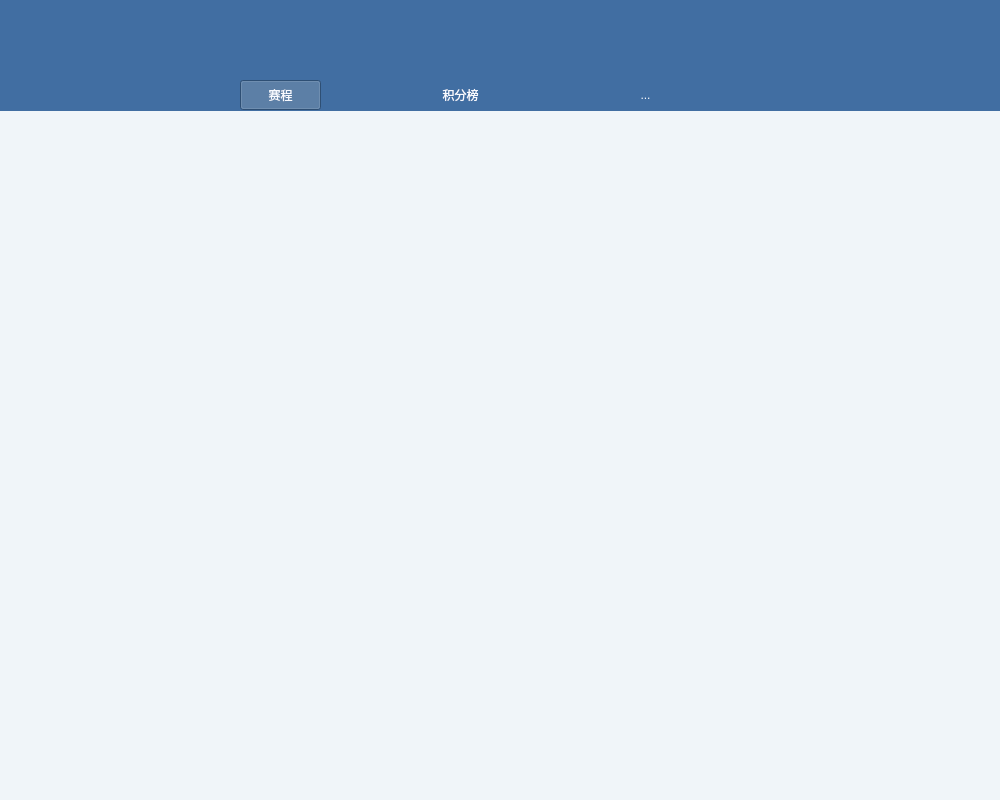
<?xml version="1.0" encoding="UTF-8"?>
<ui version="4.0">
 <class>ManagerWindow</class>
 <widget class="QMainWindow" name="ManagerWindow">
  <property name="geometry">
   <rect>
    <x>0</x>
    <y>0</y>
    <width>1000</width>
    <height>800</height>
   </rect>
  </property>
  <property name="windowTitle">
   <string>世界杯数据管理</string>
  </property>
  <property name="windowIcon">
   <iconset resource="resourse.qrc">
    <normaloff>:/new/prefix1/icon.ico</normaloff>:/new/prefix1/icon.ico</iconset>
  </property>
  <property name="styleSheet">
   <string notr="true">background-color: rgb(240, 245, 249);</string>
  </property>
  <property name="iconSize">
   <size>
    <width>100</width>
    <height>100</height>
   </size>
  </property>
  <widget class="QWidget" name="centralwidget">
   <widget class="QLabel" name="label">
    <property name="geometry">
     <rect>
      <x>0</x>
      <y>0</y>
      <width>1011</width>
      <height>111</height>
     </rect>
    </property>
    <property name="styleSheet">
     <string notr="true">background-color: rgb(65, 110, 162);</string>
    </property>
    <property name="text">
     <string/>
    </property>
   </widget>
   <widget class="QPushButton" name="score">
    <property name="geometry">
     <rect>
      <x>420</x>
      <y>80</y>
      <width>81</width>
      <height>30</height>
     </rect>
    </property>
    <property name="cursor">
     <cursorShape>PointingHandCursor</cursorShape>
    </property>
    <property name="styleSheet">
     <string notr="true">background-color: rgb(65, 110, 162);
font: 12pt &quot;黑体&quot;;
color: rgb(248, 250, 255);</string>
    </property>
    <property name="text">
     <string>积分榜</string>
    </property>
    <property name="checkable">
     <bool>true</bool>
    </property>
    <property name="flat">
     <bool>true</bool>
    </property>
   </widget>
   <widget class="QPushButton" name="matchDays">
    <property name="geometry">
     <rect>
      <x>240</x>
      <y>80</y>
      <width>81</width>
      <height>30</height>
     </rect>
    </property>
    <property name="cursor">
     <cursorShape>PointingHandCursor</cursorShape>
    </property>
    <property name="focusPolicy">
     <enum>Qt::TabFocus</enum>
    </property>
    <property name="autoFillBackground">
     <bool>false</bool>
    </property>
    <property name="styleSheet">
     <string notr="true">background-color: rgb(65, 110, 162);

font: 12pt &quot;黑体&quot;;
color: rgb(248, 250, 255);</string>
    </property>
    <property name="text">
     <string>赛程</string>
    </property>
    <property name="icon">
     <iconset resource="resourse.qrc">
      <normaloff>:/new/prefix1/icon.ico</normaloff>:/new/prefix1/icon.ico</iconset>
    </property>
    <property name="checkable">
     <bool>true</bool>
    </property>
    <property name="checked">
     <bool>true</bool>
    </property>
    <property name="default">
     <bool>false</bool>
    </property>
    <property name="flat">
     <bool>true</bool>
    </property>
   </widget>
   <widget class="QPushButton" name="pushButton_4">
    <property name="geometry">
     <rect>
      <x>580</x>
      <y>80</y>
      <width>131</width>
      <height>30</height>
     </rect>
    </property>
    <property name="cursor">
     <cursorShape>PointingHandCursor</cursorShape>
    </property>
    <property name="styleSheet">
     <string notr="true">background-color: rgb(65, 110, 162);
font: 12pt &quot;黑体&quot;;
color: rgb(248, 250, 255);</string>
    </property>
    <property name="text">
     <string>...</string>
    </property>
    <property name="checkable">
     <bool>true</bool>
    </property>
    <property name="flat">
     <bool>true</bool>
    </property>
   </widget>
  </widget>
  <widget class="QStatusBar" name="statusbar"/>
 </widget>
 <resources>
  <include location="resourse.qrc"/>
 </resources>
 <connections/>
</ui>
